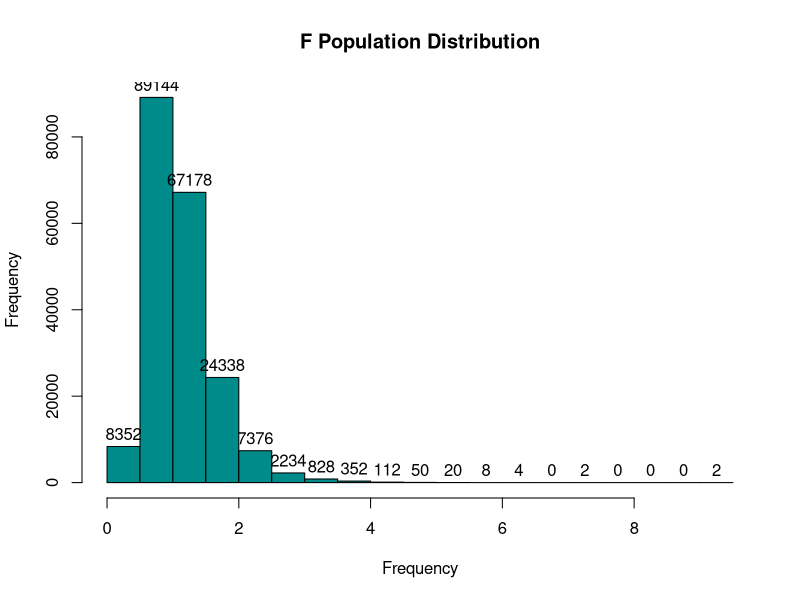
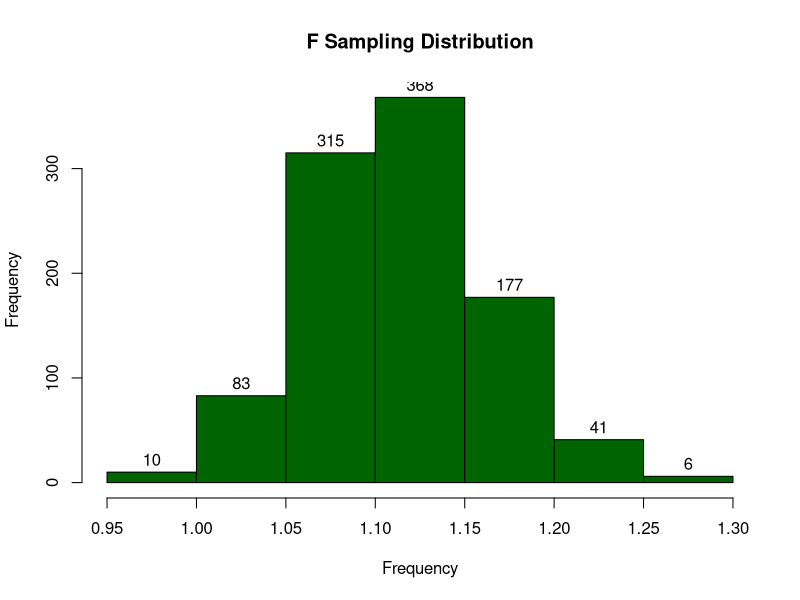

The R source for these figures, in order:
set.seed(1) ## every random value produced will be the same
population_size = 100000


### each column contains a vector representing a different pop dist the user can choose from
distributions_df <- data.frame(
  "Bernoulli" = rbinom(population_size, size = 1, prob = 0.63),
  "Bimodal" = c(
    rnorm(population_size, mean = 0, sd = 5),
    rnorm(population_size, mean = 20, sd = 5)
  ),
  "Binomial" = rbinom(population_size, size = 20, prob = 0.5),
  "Chi-Square" = rchisq(population_size, df = 70),
  "F" = rf(population_size, df1 = 30, df2 = 20),
  "Logistic" = rlogis(population_size, location = 0, scale = 1),
  "Normal Distribution (Gaussian)" = rnorm(population_size, mean = 0, sd = 1),
  "Poisson" = rpois(population_size, lambda = 4),
  "Student t" = rt(population_size, df = 30),
  "Uniform" = runif(population_size, min = 0, max = 100)
)

distributions_list = lapply(distributions_df, as.numeric) ## converting df to list 

## returns a vector of sample means sampled from a given population distribution
sampling_distribution <- function(pop_dist, number_of_samples, sample_size) {
  sample_mean <- c()
  for (i in 1:number_of_samples) { 
    sample_mean[i] = mean(sample(pop_dist, size=sample_size, replace = T))
  }
  return(sample_mean)
}

## x/y lim = c(??, ??)
create_histograms <- function(dist_type, pop_dist, sample_mean) {
  hist(pop_dist, main=paste(dist_type, "Population Distribution"),
       xlab="Frequency", col="DarkCyan", labels=T)
  hist(sample_mean, main=paste(dist_type, "Sampling Distribution"),
       xlab="Frequency", col="DarkGreen", labels=T)
}

input_to_hist <- function(dist_list, dist_type, number_of_samples, sample_size) {
  create_histograms(
      dist_type,
      unlist(dist_list[dist_type]),
      sampling_distribution(unlist(dist_list[dist_type]), number_of_samples, sample_size)
    )
  }

input_to_hist(distributions_list, "F", 1000, 100)


## left 2 do
#### distribution names
#### personalizing histograms: see create_histograms()
